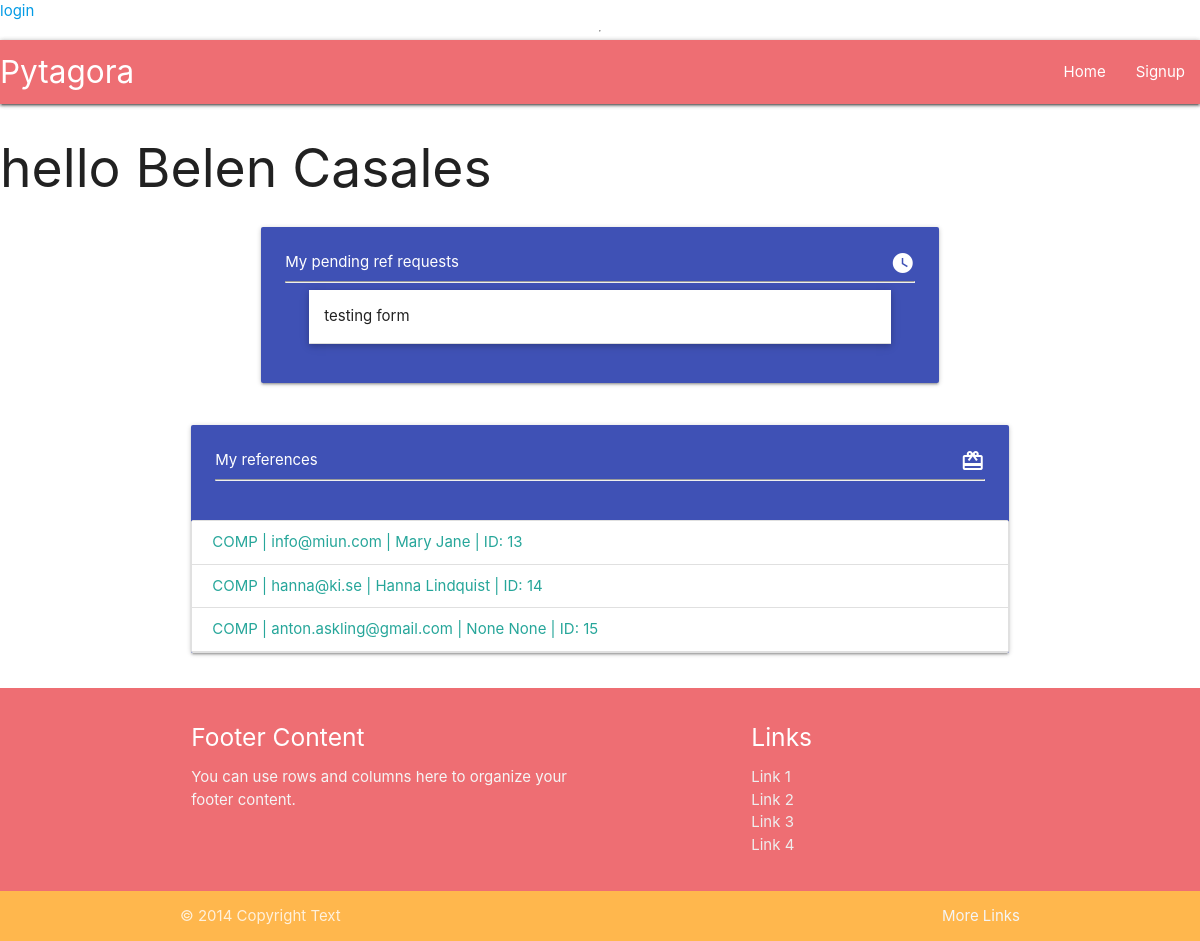
The page /profile/8/ on the database its author committed.
### userprofile/models.py (models this page shows, shortened)
class Profile(models.Model):
    user = models.OneToOneField(User, verbose_name=_("User"), on_delete=models.CASCADE)
    first_name = models.CharField(_("first name"), max_length=50, null=False, blank=False)
    last_name = models.CharField(_("last name"), max_length=50, null=False, blank=False)
    def __str__(self):
        return f"{self.first_name} {self.last_name}"

class RefRequest(models.Model):
    profile = models.ForeignKey(Profile, verbose_name=_("profile"), on_delete=models.CASCADE)
    company_name = models.CharField(_("company name"), max_length=100, null=True, blank=True)
    date_from = PartialDateField( verbose_name=_("date from"))
    date_to = PartialDateField(verbose_name=_("date to"))
    to_email = models.EmailField(_("to email"), max_length=254, null=True, blank=True)
    UNINITIATED = "UNIN"
    PENDING = "PEND"
    COMPLETE = "COMP"
    STATUS_CHOICES = [
        (UNINITIATED, "Uninitiated"),
        (PENDING, "Pending"),
        (COMPLETE, "Complete"),
    ]
    status = models.CharField(_("status"), max_length=4, choices=STATUS_CHOICES, default=UNINITIATED,)
    time_sent = models.DateTimeField(_("time_sent"), auto_now_add=True, null=True)
    class Meta:
        verbose_name = "Reference request"
        verbose_name_plural = "Reference requests"

class RefResponse(models.Model):
    ref_request = models.OneToOneField(RefRequest, verbose_name=_("request to"), on_delete=models.CASCADE)
    profile = models.ForeignKey(Profile, verbose_name=_("profile"), on_delete=models.CASCADE, null=True, blank=True)
    email = models.EmailField(_("email"), max_length=254)
    first_name = models.CharField(_("first name"), max_length=50, null=True, blank=True)
    last_name = models.CharField(_("last name"), max_length=50, null=True, blank=True)
    company_name = models.CharField(_("company name"), max_length=50, null=True, blank=True)
    title = models.CharField(_("title"), max_length=50)
    BOSS = "BOSS"
    COLLEAGUE = "COLL"
    CONSULTANT = "CONS"
    OTHER = "OTH"
    RELATION_CHOICES = [
        (BOSS, "Boss to referee"),
        (COLLEAGUE, "Colleague to referee"),
        (CONSULTANT, "referee was consultant"),
        (OTHER, "Other")
    ]
    relation = models.CharField(_("relation to referee"), choices=RELATION_CHOICES, default=BOSS, max_length=4)
    other_relation = models.CharField(_("if Other, please specify"), max_length=80, null=True, blank=True)
    main_tasks = models.TextField(_("describe main tasks"))
    elaborate = models.TextField(_("elaborate"))
    extra = models.TextField(_("extra"))
    referee_first_name = models.CharField(_("referee first name"), max_length=50)
    referee_last_name = models.CharField(_("referee last name"), max_length=50)
    time_added = models.DateTimeField(_("time added"), auto_now=True)
    def get_full_name(self):
        return f"{self.first_name} {self.last_name}"
    class Meta:
        verbose_name = "Reference response"
        verbose_name_plural = "Reference responses"
        ordering = ["ref_request"]

### userprofile/views.py (the view)
# urls.py: path("profile/<int:pk>/", ProfileView.as_view(), name ="profile"),
class ProfileView(ListView):
    model = RefRequest
    def get(self, request, *args, **kwargs):
        profile = Profile.objects.get(id=kwargs["pk"])
        requests = profile.refrequest_set.all()
        return render(
            self.request,
            "userprofile/profile.html",
            {
                "profile": profile,
                "requests": requests,
            })

### userprofile/templates/userprofile/profile.html (shortened to what this page needs)
{% extends "base.html" %}
{% block content %}
    <h2>hello {{ profile }}</h2>
    <div class="container">
        {% include "./components/profile_pending_requests.html" %}
        <div class="row">
            <div class="col s12">
                <div class="card indigo">
                    <div class="card-content">
                        <span class="white-text">My references <i class="material-icons right">redeem</i></span>
                        <hr/>
                    </div>
                    <div class=" collection">
                        {% for request in requests %}
                        {% if request.status == "COMP" %}
                        <a data-target="{{ request.refresponse.id }}" class="modal-trigger  collection-item" href="">{{ request.status }} | {{ request.refresponse.email }} | {{ request.refresponse.get_full_name }} | ID:  {{ request.refresponse.id }} </a>
                        {% endif %}
                        {% endfor %}
                    </div>
                </div>
            </div>
        </div>
    </div>
{% endblock content %}

### userprofile/templates/userprofile/components/profile_pending_requests.html (shortened to what this page needs)
<div class="row">
    <div class="col s12 l10 offset-l1">
        <div class="card-panel indigo">
            <span class="white-text ">My pending ref requests <i class="material-icons right" >watch_later</i> </span>
            <hr/>
            <ul class="collapsible popout">
            {% for request in requests %}
                {% if request.status == "PEND" %}
                <li>
                    <div class="collapsible-header"> <span class="truncate">{{ request.company_name }}</span></div>
                  </li>
                  {% endif %}
            {% endfor %}
             </ul>
        </div>
    </div>
</div>

### staticfiles/base/css/style.css (style rules this page uses)
body { display: flex; min-height: 100vh; flex-direction: column; }
.collection { overflow: visible; }

### rows shown on the page
Profile: first_name+last_name "Belen Casales"
RefRequest: company_name "testing form"
RefRequest: status "COMP", refresponse.email "info@miun.com", refresponse.get_full_name "Mary Jane", refresponse.id "13"
RefRequest: status "COMP", refresponse.email "hanna@ki.se", refresponse.get_full_name "Hanna Lindquist", refresponse.id "14"
RefRequest: status "COMP", refresponse.email "anton.askling@gmail.com", refresponse.get_full_name "None None", refresponse.id "15"
